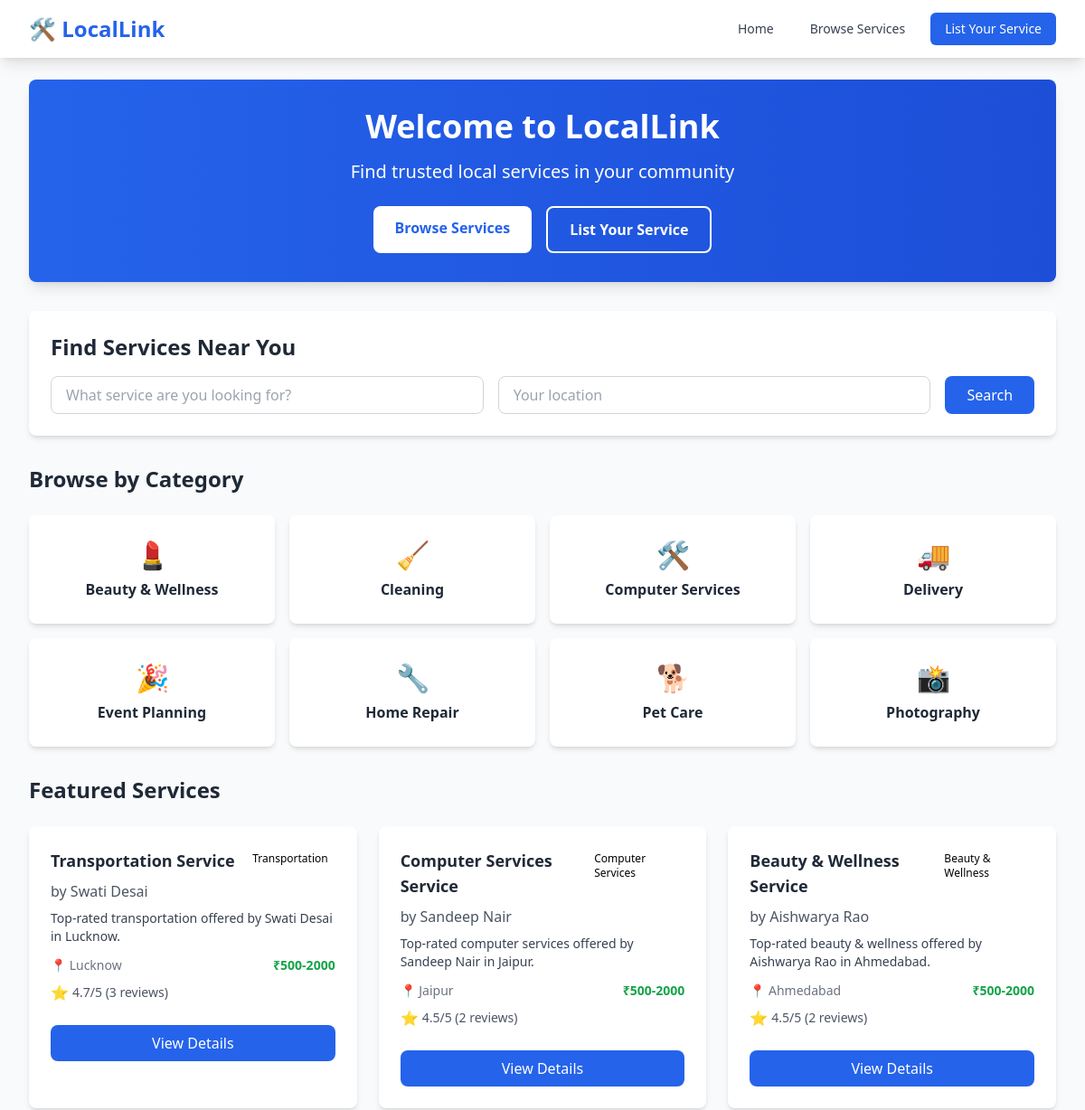
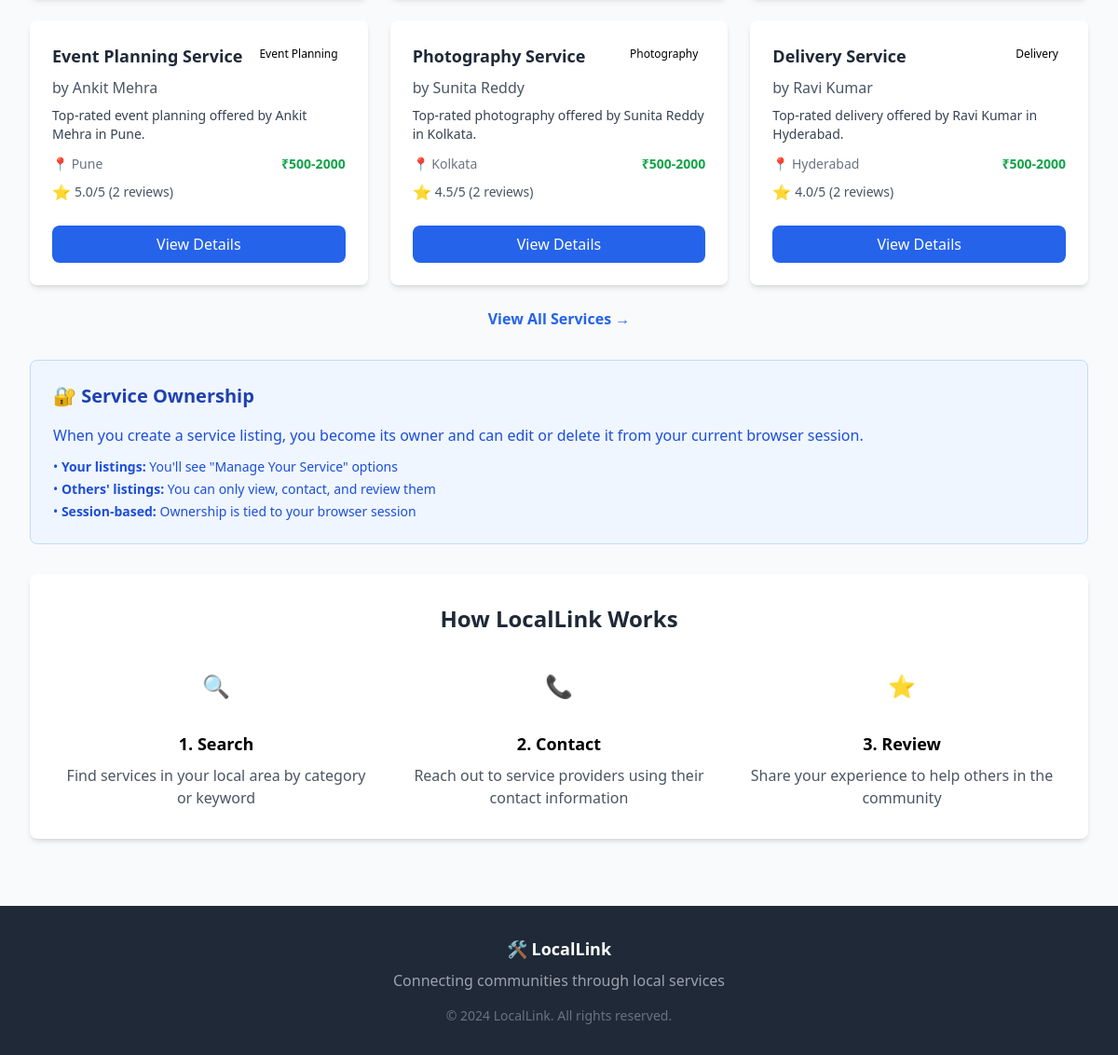
The page / on the database its author committed (2 pictures, top to bottom).
### services/models.py (models this page shows, shortened)
class Category(models.Model):
    name = models.CharField(max_length=100, unique=True)
    description = models.TextField(blank=True)
    created_at = models.DateTimeField(auto_now_add=True)
    class Meta:
        verbose_name_plural = "Categories"
        ordering = ['name']

class ServiceListing(models.Model):
    service_name = models.CharField(max_length=200)
    provider_name = models.CharField(max_length=100)
    contact_info = models.CharField(max_length=200)
    email = models.EmailField(blank=True)
    phone = models.CharField(max_length=20, blank=True)
    description = models.TextField()
    location_area = models.CharField(max_length=200)
    latitude = models.FloatField(blank=True, null=True, help_text="Service latitude (for sorting and maps)")
    longitude = models.FloatField(blank=True, null=True, help_text="Service longitude (for sorting and maps)")
    category = models.ForeignKey(Category, on_delete=models.CASCADE, related_name='services')
    price_range = models.CharField(max_length=100, blank=True, help_text="e.g., '$20-50/hour', 'Starting at $30'")
    is_available = models.BooleanField(default=True)
    created_at = models.DateTimeField(auto_now_add=True)
    updated_at = models.DateTimeField(auto_now=True)
    class Meta:
        ordering = ['-created_at']
    @property
    def average_rating(self):
        reviews = self.reviews.all()
        if reviews:
            return round(sum(review.rating for review in reviews) / len(reviews), 1)
        return 0
    @property
    def review_count(self):
        return self.reviews.count()

class Review(models.Model):
    RATING_CHOICES = [
        (1, '1 Star'),
        (2, '2 Stars'),
        (3, '3 Stars'),
        (4, '4 Stars'),
        (5, '5 Stars'),
    ]
    service_listing = models.ForeignKey(ServiceListing, on_delete=models.CASCADE, related_name='reviews')
    reviewer_name = models.CharField(max_length=100)
    rating = models.IntegerField(choices=RATING_CHOICES, validators=[MinValueValidator(1), MaxValueValidator(5)])
    comment = models.TextField()
    created_at = models.DateTimeField(auto_now_add=True)
    class Meta:
        ordering = ['-created_at']

### services/views.py (the view)
# urls.py: 2. Add a URL to urlpatterns:  path('', views.home, name='home')
def home(request):
    featured_services = ServiceListing.objects.filter(is_available=True).order_by('-created_at')[:6]
    categories = Category.objects.all()[:8]
    context = {
        'featured_services': featured_services,
        'categories': categories,
    }
    return render(request, 'services/home.html', context)

### templates/services/home.html (shortened to what this page needs)
{% extends 'base.html' %}
{% block content %}
<div class="bg-gradient-to-r from-primary-600 to-primary-700 text-white rounded-lg shadow-lg p-8 mb-8">
    <div class="text-center">
        <h1 class="text-4xl font-bold mb-4">Welcome to LocalLink</h1>
        <p class="text-xl mb-6">Find trusted local services in your community</p>
        <div class="flex justify-center space-x-4">
            <a href="{% url 'service_list' %}" class="bg-white text-primary-600 px-6 py-3 rounded-lg font-semibold hover:bg-gray-100 transition duration-200">
                Browse Services
            </a>
            <a href="{% url 'create_service' %}" class="border-2 border-white text-white px-6 py-3 rounded-lg font-semibold hover:bg-white hover:text-primary-600 transition duration-200">
                List Your Service
            </a>
        </div>
    </div>
</div>
<div class="bg-white rounded-lg shadow-md p-6 mb-8">
    <h2 class="text-2xl font-bold mb-4 text-gray-800">Find Services Near You</h2>
    <form method="GET" action="{% url 'service_list' %}" class="flex flex-col md:flex-row gap-4">
        <input type="text" name="search" placeholder="What service are you looking for?"
               class="flex-1 px-4 py-2 border border-gray-300 rounded-lg focus:outline-none focus:ring-2 focus:ring-primary-500">
        <input type="text" name="location" placeholder="Your location"
               class="flex-1 px-4 py-2 border border-gray-300 rounded-lg focus:outline-none focus:ring-2 focus:ring-primary-500">
        <button type="submit" class="bg-primary-600 text-white px-6 py-2 rounded-lg hover:bg-primary-700 transition duration-200">
            Search
        </button>
    </form>
</div>
<div class="mb-8">
    <h2 class="text-2xl font-bold mb-6 text-gray-800">Browse by Category</h2>
    <div class="grid grid-cols-2 md:grid-cols-4 gap-4">
        {% for category in categories %}
        <a href="{% url 'category_services' category.id %}"
           class="bg-white rounded-lg shadow-md p-6 text-center hover:shadow-lg transition duration-200 border-2 border-transparent hover:border-primary-500">
            <div class="text-3xl mb-2">
                {% if category.name == 'Tutoring' %}📚
                {% elif category.name == 'Home Repair' %}🔧
                {% elif category.name == 'Pet Care' %}🐕
                {% elif category.name == 'Cleaning' %}🧹
                {% elif category.name == 'Delivery' %}🚚
                {% elif category.name == 'Photography' %}📸
                {% elif category.name == 'Event Planning' %}🎉
                {% elif category.name == 'Beauty & Wellness' %}💄
                {% else %}🛠️
                {% endif %}
            </div>
            <h3 class="font-semibold text-gray-800">{{ category.name }}</h3>
        </a>
        {% endfor %}
    </div>
</div>
<div class="mb-8">
    <h2 class="text-2xl font-bold mb-6 text-gray-800">Featured Services</h2>
    {% if featured_services %}
    <div class="grid grid-cols-1 md:grid-cols-2 lg:grid-cols-3 gap-6">
        {% for service in featured_services %}
        <div class="bg-white rounded-lg shadow-md overflow-hidden hover:shadow-lg transition duration-200">
            <div class="p-6">
                <div class="flex justify-between items-start mb-2">
                    <h3 class="font-semibold text-lg text-gray-800">{{ service.service_name }}</h3>
                    <span class="bg-primary-100 text-primary-800 text-xs px-2 py-1 rounded-full">{{ service.category.name }}</span>
                </div>
                <p class="text-gray-600 mb-2">by {{ service.provider_name }}</p>
                <p class="text-gray-700 text-sm mb-3">{{ service.description|truncatewords:20 }}</p>
                <div class="flex justify-between items-center">
                    <span class="text-sm text-gray-500">📍 {{ service.location_area }}</span>
                    {% if service.price_range %}
                    <span class="text-sm font-semibold text-green-600">{{ service.price_range }}</span>
                    {% endif %}
                </div>
                {% if service.average_rating > 0 %}
                <div class="mt-2 flex items-center">
                    <span class="text-yellow-500">⭐</span>
                    <span class="text-sm text-gray-600 ml-1">{{ service.average_rating }}/5 ({{ service.review_count }} reviews)</span>
                </div>
                {% endif %}
            </div>
            <div class="px-6 pb-6">
                <a href="{% url 'service_detail' service.pk %}"
                   class="block w-full bg-primary-600 text-white text-center py-2 rounded-lg hover:bg-primary-700 transition duration-200">
                    View Details
                </a>
            </div>
        </div>
        {% endfor %}
    </div>
    <div class="text-center mt-6">
        <a href="{% url 'service_list' %}" class="text-primary-600 hover:text-primary-700 font-semibold">
            View All Services →
        </a>
    </div>
    {% else %}
    <div class="text-center py-8">
        <p class="text-gray-600">No services available yet. Be the first to <a href="{% url 'create_service' %}" class="text-primary-600 hover:text-primary-700 font-semibold">list your service</a>!</p>
    </div>
    {% endif %}
</div>
<div class="bg-blue-50 border border-blue-200 rounded-lg p-6 mb-8">
    <h2 class="text-xl font-bold mb-4 text-blue-800">🔐 Service Ownership</h2>
    <p class="text-blue-700 mb-3">When you create a service listing, you become its owner and can edit or delete it from your current browser session.</p>
    <ul class="text-blue-700 text-sm space-y-1">
        <li>• <strong>Your listings:</strong> You'll see "Manage Your Service" options</li>
        <li>• <strong>Others' listings:</strong> You can only view, contact, and review them</li>
        <li>• <strong>Session-based:</strong> Ownership is tied to your browser session</li>
    </ul>
</div>
<div class="bg-white rounded-lg shadow-md p-8">
    <h2 class="text-2xl font-bold mb-6 text-gray-800 text-center">How LocalLink Works</h2>
    <div class="grid grid-cols-1 md:grid-cols-3 gap-8">
        <div class="text-center">
            <div class="bg-primary-100 rounded-full w-16 h-16 flex items-center justify-center mx-auto mb-4">
                <span class="text-2xl">🔍</span>
            </div>
            <h3 class="font-semibold text-lg mb-2">1. Search</h3>
            <p class="text-gray-600">Find services in your local area by category or keyword</p>
        </div>
        <div class="text-center">
            <div class="bg-primary-100 rounded-full w-16 h-16 flex items-center justify-center mx-auto mb-4">
                <span class="text-2xl">📞</span>
            </div>
            <h3 class="font-semibold text-lg mb-2">2. Contact</h3>
            <p class="text-gray-600">Reach out to service providers using their contact information</p>
        </div>
        <div class="text-center">
            <div class="bg-primary-100 rounded-full w-16 h-16 flex items-center justify-center mx-auto mb-4">
                <span class="text-2xl">⭐</span>
            </div>
            <h3 class="font-semibold text-lg mb-2">3. Review</h3>
            <p class="text-gray-600">Share your experience to help others in the community</p>
        </div>
    </div>
</div>
{% endblock %}

### templates/base.html (shortened to what this page needs)
<!DOCTYPE html>
<html lang="en">
<head>
    <script src="https://cdn.tailwindcss.com"></script>
</head>
<body class="bg-gray-50 min-h-screen">
    <nav class="bg-white shadow-lg">
        <div class="max-w-7xl mx-auto px-4 sm:px-6 lg:px-8">
            <div class="flex justify-between h-16">
                <div class="flex items-center">
                    <a href="{% url 'home' %}" class="flex items-center">
                        <div class="flex-shrink-0">
                            <h1 class="text-2xl font-bold text-primary-600">🛠️ LocalLink</h1>
                        </div>
                    </a>
                </div>
                <div class="flex items-center space-x-4">
                    <a href="{% url 'home' %}" class="text-gray-700 hover:text-primary-600 px-3 py-2 rounded-md text-sm font-medium">Home</a>
                    <a href="{% url 'service_list' %}" class="text-gray-700 hover:text-primary-600 px-3 py-2 rounded-md text-sm font-medium">Browse Services</a>
                    <a href="{% url 'create_service' %}" class="bg-primary-600 text-white px-4 py-2 rounded-md text-sm font-medium hover:bg-primary-700">List Your Service</a>
                </div>
            </div>
        </div>
    </nav>
    <main class="max-w-7xl mx-auto py-6 sm:px-6 lg:px-8">
        {% block content %}
        {% endblock %}
    </main>
    <footer class="bg-gray-800 text-white mt-12">
        <div class="max-w-7xl mx-auto py-8 px-4 sm:px-6 lg:px-8">
            <div class="text-center">
                <h3 class="text-lg font-semibold mb-2">🛠️ LocalLink</h3>
                <p class="text-gray-400">Connecting communities through local services</p>
                <p class="text-gray-500 text-sm mt-4">&copy; 2024 LocalLink. All rights reserved.</p>
            </div>
        </div>
    </footer>
</body>
</html>

### rows shown on the page
Category: name "Beauty & Wellness"
Category: name "Cleaning"
Category: name "Computer Services"
Category: name "Delivery"
Category: name "Event Planning"
Category: name "Home Repair"
Category: name "Pet Care"
Category: name "Photography"
ServiceListing: service_name "Transportation Service", category.name "Transportation", provider_name "Swati Desai", description "Top-rated transportation offered by Swati Desai in Lucknow.", location_area "Lucknow", price_range "₹500-2000", average_rating "4.7", review_count "3"
ServiceListing: service_name "Computer Services Service", category.name "Computer Services", provider_name "Sandeep Nair", description "Top-rated computer services offered by Sandeep Nair in Jaipur.", location_area "Jaipur", price_range "₹500-2000", average_rating "4.5", review_count "2"
ServiceListing: service_name "Beauty & Wellness Service", category.name "Beauty & Wellness", provider_name "Aishwarya Rao", description "Top-rated beauty & wellness offered by Aishwarya Rao in Ahmedabad.", location_area "Ahmedabad", price_range "₹500-2000", average_rating "4.5", review_count "2"
ServiceListing: service_name "Event Planning Service", category.name "Event Planning", provider_name "Ankit Mehra", description "Top-rated event planning offered by Ankit Mehra in Pune.", location_area "Pune", price_range "₹500-2000", average_rating "5.0", review_count "2"
ServiceListing: service_name "Photography Service", category.name "Photography", provider_name "Sunita Reddy", description "Top-rated photography offered by Sunita Reddy in Kolkata.", location_area "Kolkata", price_range "₹500-2000", average_rating "4.5", review_count "2"
ServiceListing: service_name "Delivery Service", category.name "Delivery", provider_name "Ravi Kumar", description "Top-rated delivery offered by Ravi Kumar in Hyderabad.", location_area "Hyderabad", price_range "₹500-2000", average_rating "4.0", review_count "2"
